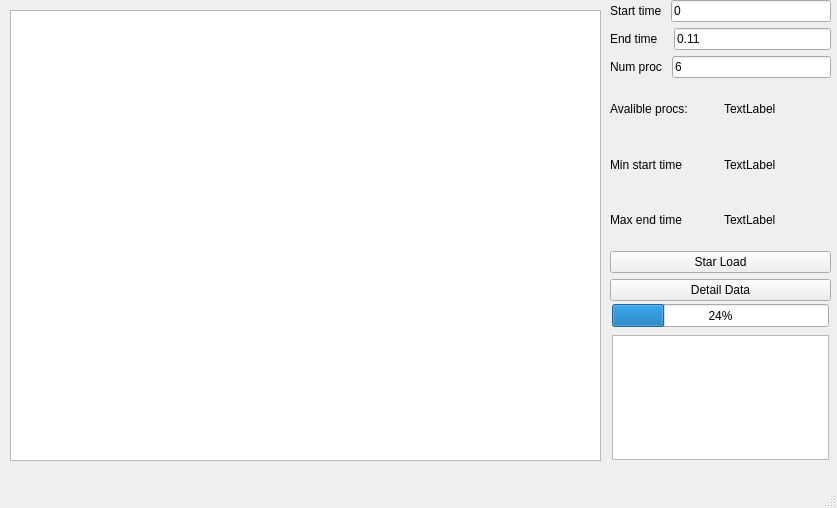
<?xml version="1.0" encoding="UTF-8"?>
<ui version="4.0">
 <class>Graphics</class>
 <widget class="QMainWindow" name="Graphics">
  <property name="geometry">
   <rect>
    <x>0</x>
    <y>0</y>
    <width>837</width>
    <height>508</height>
   </rect>
  </property>
  <property name="windowTitle">
   <string>Trace Analyzer</string>
  </property>
  <widget class="QWidget" name="centralwidget">
   <widget class="QTableWidget" name="timeline">
    <property name="geometry">
     <rect>
      <x>10</x>
      <y>10</y>
      <width>591</width>
      <height>451</height>
     </rect>
    </property>
   </widget>
   <widget class="QWidget" name="verticalLayoutWidget">
    <property name="geometry">
     <rect>
      <x>610</x>
      <y>0</y>
      <width>221</width>
      <height>301</height>
     </rect>
    </property>
    <layout class="QVBoxLayout" name="verticalLayout">
     <item>
      <layout class="QHBoxLayout" name="horizontalLayout">
       <item>
        <widget class="QLabel" name="label">
         <property name="text">
          <string>Start time </string>
         </property>
        </widget>
       </item>
       <item>
        <widget class="QLineEdit" name="startTimeEdit">
         <property name="text">
          <string>0</string>
         </property>
        </widget>
       </item>
      </layout>
     </item>
     <item>
      <layout class="QHBoxLayout" name="horizontalLayout_2">
       <item>
        <widget class="QLabel" name="label_2">
         <property name="text">
          <string>End time   </string>
         </property>
        </widget>
       </item>
       <item>
        <widget class="QLineEdit" name="endTimeEdit">
         <property name="text">
          <string>0.11</string>
         </property>
        </widget>
       </item>
      </layout>
     </item>
     <item>
      <layout class="QHBoxLayout" name="horizontalLayout_5">
       <item>
        <widget class="QLabel" name="label_3">
         <property name="text">
          <string>Num proc </string>
         </property>
        </widget>
       </item>
       <item>
        <widget class="QLineEdit" name="maxProcEdit">
         <property name="text">
          <string>6</string>
         </property>
        </widget>
       </item>
      </layout>
     </item>
     <item>
      <layout class="QHBoxLayout" name="horizontalLayout_6">
       <item>
        <widget class="QLabel" name="avalibleProc">
         <property name="text">
          <string>Avalible procs:</string>
         </property>
        </widget>
       </item>
       <item>
        <widget class="QLabel" name="numProc">
         <property name="text">
          <string>TextLabel</string>
         </property>
        </widget>
       </item>
      </layout>
     </item>
     <item>
      <layout class="QHBoxLayout" name="horizontalLayout_4">
       <item>
        <widget class="QLabel" name="minTime">
         <property name="text">
          <string>Min start time</string>
         </property>
        </widget>
       </item>
       <item>
        <widget class="QLabel" name="minTimeValue">
         <property name="text">
          <string>TextLabel</string>
         </property>
        </widget>
       </item>
      </layout>
     </item>
     <item>
      <layout class="QHBoxLayout" name="horizontalLayout_3">
       <item>
        <widget class="QLabel" name="maxTime">
         <property name="text">
          <string>Max end time</string>
         </property>
        </widget>
       </item>
       <item>
        <widget class="QLabel" name="maxTimeValue">
         <property name="text">
          <string>TextLabel</string>
         </property>
        </widget>
       </item>
      </layout>
     </item>
     <item>
      <widget class="QPushButton" name="loadDataButton">
       <property name="text">
        <string>Star Load</string>
       </property>
      </widget>
     </item>
     <item>
      <widget class="QPushButton" name="detailButton">
       <property name="text">
        <string>Detail Data</string>
       </property>
      </widget>
     </item>
    </layout>
   </widget>
   <widget class="QProgressBar" name="progressBar">
    <property name="geometry">
     <rect>
      <x>612</x>
      <y>304</y>
      <width>217</width>
      <height>23</height>
     </rect>
    </property>
    <property name="value">
     <number>24</number>
    </property>
   </widget>
   <widget class="QTextBrowser" name="textBrowser">
    <property name="geometry">
     <rect>
      <x>612</x>
      <y>335</y>
      <width>217</width>
      <height>125</height>
     </rect>
    </property>
   </widget>
   <zorder>verticalLayoutWidget</zorder>
   <zorder>timeline</zorder>
   <zorder>progressBar</zorder>
   <zorder>textBrowser</zorder>
  </widget>
  <widget class="QMenuBar" name="menubar">
   <property name="geometry">
    <rect>
     <x>0</x>
     <y>0</y>
     <width>837</width>
     <height>23</height>
    </rect>
   </property>
  </widget>
  <widget class="QStatusBar" name="statusbar"/>
 </widget>
 <resources/>
 <connections/>
</ui>
